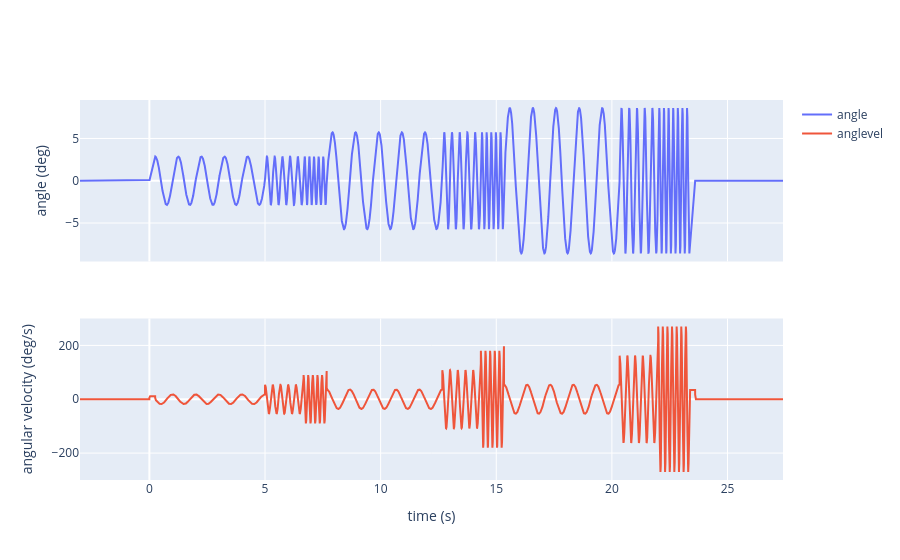

Write notebook code for a chart like this one.
### Markdown cell above
and plot them:

### Code cell
fig = make_subplots(rows = 2, cols = 1,
                   shared_xaxes=True)
fig.add_trace(
    go.Scatter(x = t, y = angle, mode="lines", name="angle"),
    row=1, col=1)

for onoff in Lonoff:
    fig.add_vrect(x0 = onoff[0], x1=onoff[1], fillcolor="black", opacity=0.25, line_width=0,
                      row=1, col=1)

for onoff in Ronoff:
    fig.add_vrect(x0 = onoff[0], x1=onoff[1], opacity=0.7, line_width=1,
                      row=1, col=1)

fig.update_yaxes(title_text = "angle (deg)", row=1)
fig.add_trace(
    go.Scatter(x = t, y = anglevel, mode="lines", name="anglevel"),
    row=2, col=1)

fig.update_yaxes(title_text = "angular velocity (deg/s)", row=2)
fig.update_xaxes(title_text = "time (s)", row=2)

### Figure 1 — Plotly figure (JSON) as saved in the notebook; plotly's stock layout.template omitted (floating-point values rounded to 4 significant figures; data arrays with more than 128 entries replaced by an {"elided": "..."} marker saying what was removed)
{"data": [{"mode": "lines", "name": "angle", "type": "scatter", "x": {"elided": "30400 float values"}, "xaxis": "x", "y": {"elided": "30400 float values"}, "yaxis": "y"}, {"mode": "lines", "name": "anglevel", "type": "scatter", "x": {"elided": "30400 float values"}, "xaxis": "x2", "y": {"elided": "30400 float values"}, "yaxis": "y2"}], "layout": {"xaxis": {"anchor": "y", "domain": [0, 1], "matches": "x2", "showticklabels": false}, "xaxis2": {"anchor": "y2", "domain": [0, 1], "title": {"text": "time (s)"}}, "yaxis": {"anchor": "x", "domain": [0.575, 1], "title": {"text": "angle (deg)"}}, "yaxis2": {"anchor": "x2", "domain": [0, 0.425], "title": {"text": "angular velocity (deg/s)"}}}}
